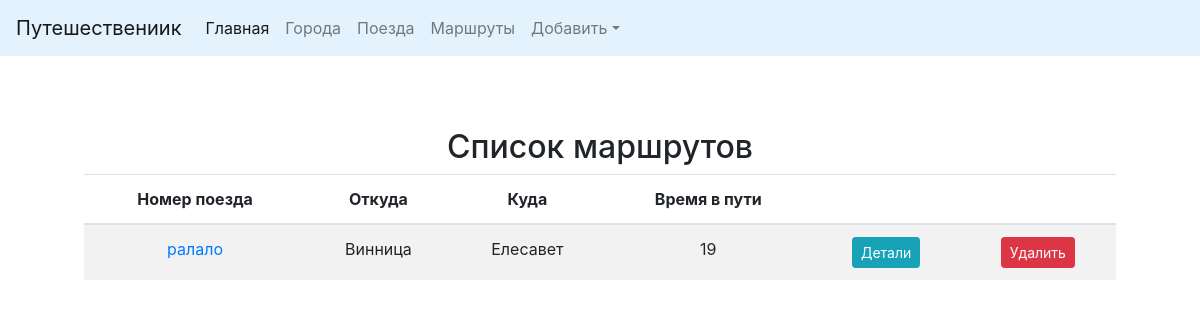
The page /list/ on the database as committed earlier.
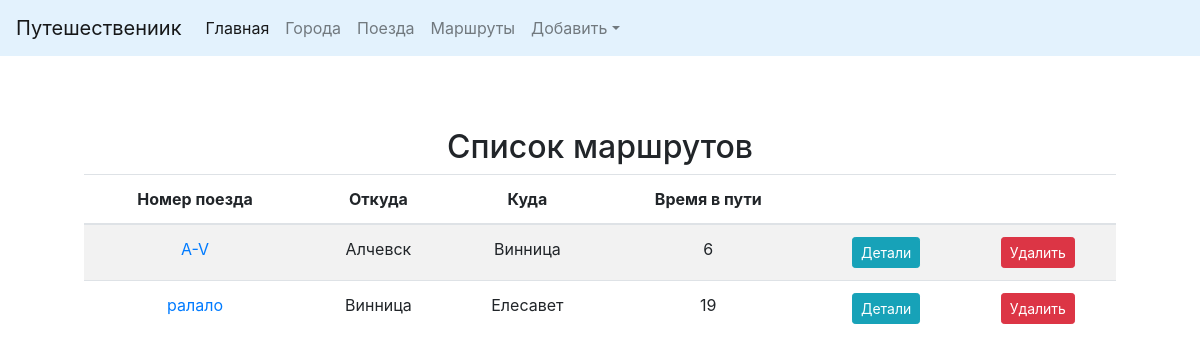
The same page on the database as committed later.
### routes/models.py (models this page shows, shortened)
class Route(models.Model):
    name = models.CharField(max_length=50, verbose_name='Название маршрута', unique=True)
    from_city = models.CharField(max_length=50, verbose_name='Откуда')
    to_city = models.CharField(max_length=50, verbose_name='Куда')
    trouth_cities = models.ManyToManyField(Train, verbose_name='Через города', blank=True)
    travel_time = models.IntegerField(verbose_name='Время в пути')
    class Meta:
        verbose_name = 'Маршрут'
        verbose_name_plural = 'Маршруты'
        ordering = ['name']

### routes/views.py (the view)
# urls.py: url(r'^list/', views.RouteList.as_view(), name='list'),
class RouteList(ListView):
    queryset = Route.objects.all()
    context_object_name = 'objects_list'
    template_name = 'routes/list.html'

### routes/templates/routes/list.html (shortened to what this page needs)
{% extends 'base.html' %}
{%load staticfiles%}
{% block content %}
<div  class="container">
    <h2 class="centr"><span>Список маршрутов</span></h2>
   <div class="row">
        <div class="col">
            <table class="table table-striped">
                <thead>
                    <tr>
                        <th scope="col">Номер поезда</th>
                        <th scope="col">Откуда</th>
                        <th scope="col">Куда</th>
                        <th scope="col">Время в пути</th>
                        <th scope="col">&nbsp;</th>
                        <th scope="col">&nbsp;</th>
                    </tr>
                </thead>
                <tbody>
                    {% for object in objects_list %}
                        <tr>
                            <td ><a href="{%url 'detail' pk=object.id %}">{{ object.name }} </a></td>
                            <td >{{ object.from_city }} </td>
                            <td >{{ object.to_city }} </td>
                            <td >{{ object.travel_time }} </td>
                            <td>
                                <a href="{%url 'detail' pk=object.id %}">
                                    <button type="button" class='btn btn-info btn-sm'>
                                        Детали
                                    </button>
                                </a>
                            </td>
                            <td>
                                <a href="{%url 'delete' pk=object.id %}">
                                    <button type="button" class='btn btn-danger btn-sm' >
                                        Удалить
                                    </button>
                                </a>
                            </td>
                        </tr>
                    {% endfor %}
                </tbody>
            </table>
        </div>
    </div>
</div>
{% endblock %}

Rows that differ between the two databases and show on the page:
added Route: name "A-V", from_city "Алчевск", to_city "Винница", travel_time "6"
